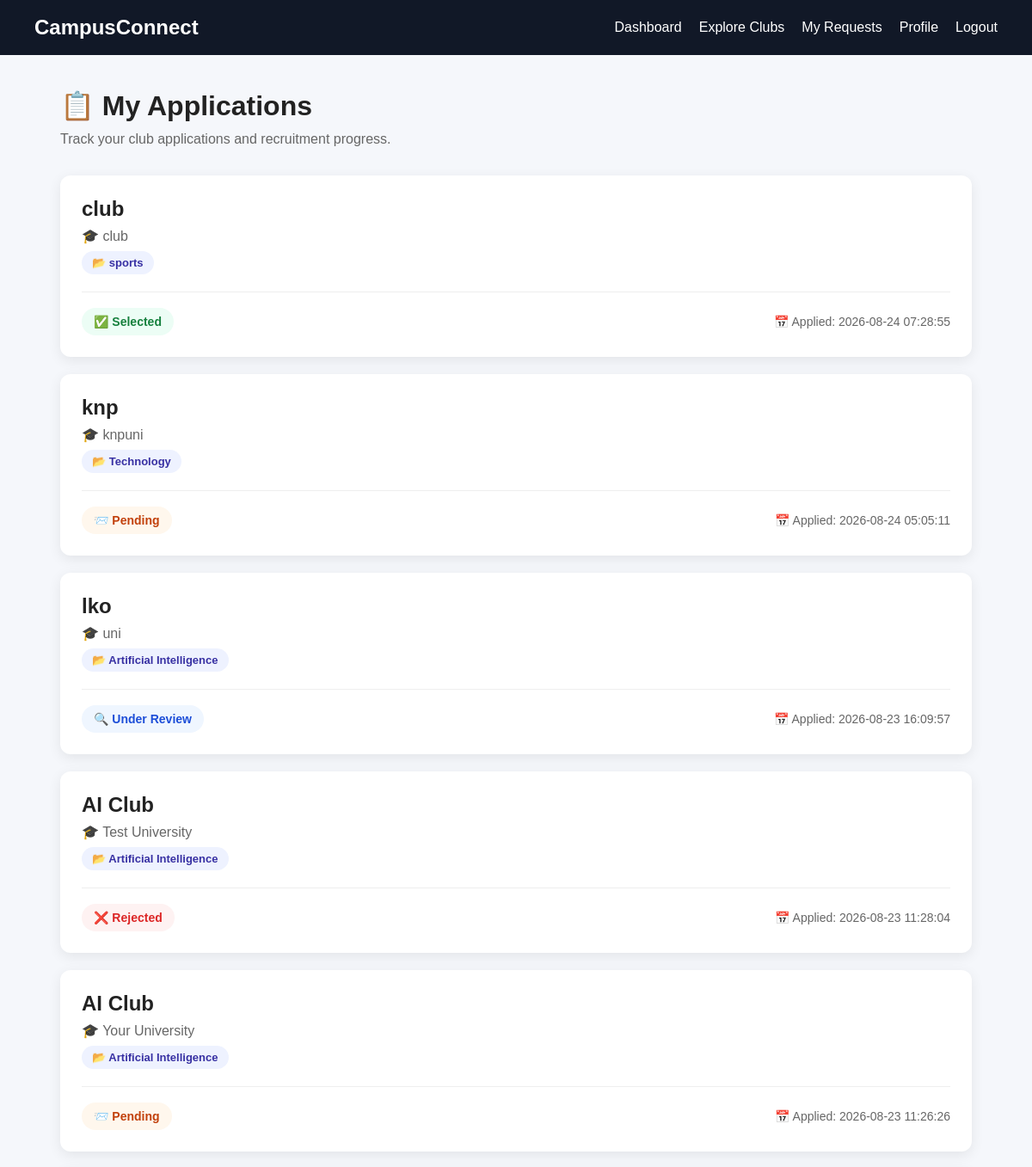
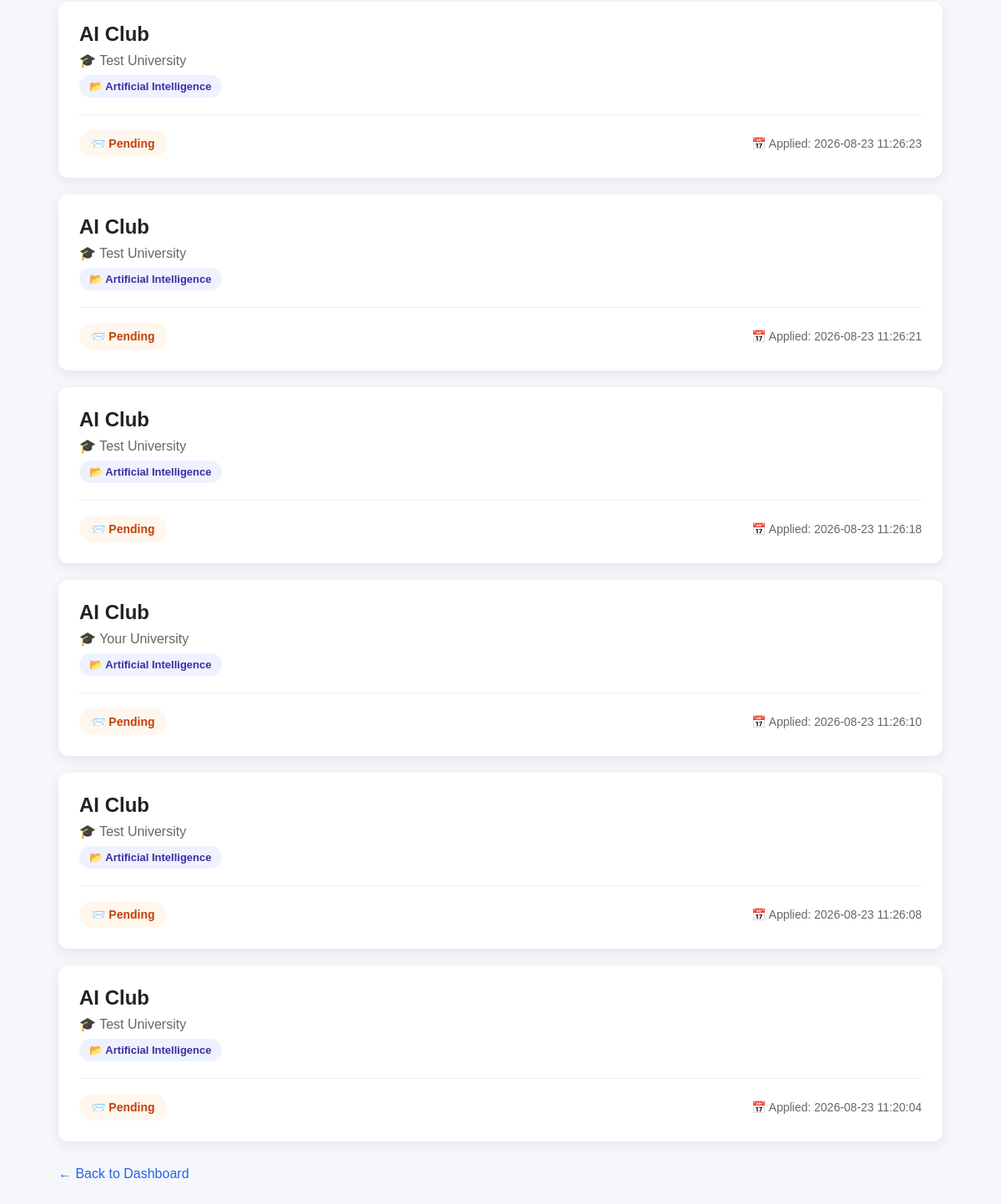
The app's page /student/applications (signed in) with its own data (2 pictures, top to bottom).
### tables this page shows
CREATE TABLE applications (
            id INTEGER PRIMARY KEY AUTOINCREMENT,

            student_id INTEGER NOT NULL,
            club_id INTEGER NOT NULL,

            status TEXT DEFAULT 'Pending',

            applied_at TIMESTAMP DEFAULT CURRENT_TIMESTAMP, skills TEXT DEFAULT '', interests TEXT DEFAULT '', why_join TEXT DEFAULT '', portfolio TEXT DEFAULT '',

            FOREIGN KEY (student_id) REFERENCES users(id),
            FOREIGN KEY (club_id) REFERENCES clubs(id),

            UNIQUE(student_id, club_id)
        );

CREATE TABLE clubs (
            id INTEGER PRIMARY KEY AUTOINCREMENT,
            club_name TEXT NOT NULL,
            university TEXT NOT NULL,
            category TEXT NOT NULL,
            email TEXT UNIQUE NOT NULL,
            password TEXT NOT NULL,
            recruitment_status TEXT DEFAULT 'Open'
        , description TEXT DEFAULT '', benefits TEXT DEFAULT '', notice TEXT DEFAULT '');

### app.py (the view)
@app.route("/student/applications")
def student_applications():
    auth_error = require_student()
    if auth_error:
        return auth_error
    student_id = session["user_id"]
    conn = get_db()
    applications = conn.execute(
        """
        SELECT
            applications.id,
            applications.club_id,
            applications.status,
            applications.applied_at,
            applications.skills,
            applications.interests,
            applications.why_join,
            applications.portfolio,
            clubs.club_name,
            clubs.university,
            clubs.category,
            clubs.recruitment_status
        FROM applications
        JOIN clubs
            ON applications.club_id = clubs.id
        WHERE applications.student_id = ?
        ORDER BY applications.applied_at DESC
        """,
        (student_id,)
    ).fetchall()
    conn.close()
    return render_template(
        "student_applications.html",
        applications=applications
    )

### app.py (called while the page is built)
def student_logged_in():
    return (
        session.get("user_type") == "student"
        and session.get("user_id") is not None
    )

def require_student():
    if not student_logged_in():
        return redirect("/login?type=student")
    return None

### database.py (called while the page is built)
def get_db():
    conn = sqlite3.connect(DATABASE_NAME)
    conn.row_factory = sqlite3.Row
    conn.execute("PRAGMA foreign_keys = ON")
    return conn

### templates/student_applications.html (shortened to what this page needs)
<!DOCTYPE html>
<html lang="en">
<head>
</head>
<body>
    <div class="navbar">
        <h2>
            CampusConnect
        </h2>
        <div class="navbar-links">
            <a href="/student/dashboard">
                Dashboard
            </a>
            <a href="/student/clubs">
                Explore Clubs
            </a>
            <a href="/student/applications">
                My Requests
            </a>
            <a href="/student/profile">
                Profile
            </a>
            <a href="/logout">
                Logout
            </a>
        </div>
    </div>
    <div class="container">
        <div class="header">
            <h1>
                📋 My Applications
            </h1>
            <p>
                Track your club applications and recruitment
                progress.
            </p>
        </div>
        {% if applications %}
            <div class="applications">
                {% for application in applications %}
                    <div class="application-card">
                        <h2>
                            {{ application["club_name"] }}
                        </h2>
                        <div class="university">
                            🎓 {{ application["university"] }}
                        </div>
                        <span class="category">
                            📂 {{ application["category"] }}
                        </span>
                        <div class="info">
                            <div>
                                {% if application["status"] == "Pending" %}
                                    <span class="status pending">
                                        📨 Pending
                                    </span>
                                {% elif application["status"] == "Under Review" %}
                                    <span class="status review">
                                        🔍 Under Review
                                    </span>
                                {% elif application["status"] == "Eligible for Test" %}
                                    <span class="status test">
                                        🧪 Eligible for Test
                                    </span>
                                {% elif application["status"] == "Eligible for Interview" %}
                                    <span class="status interview">
                                        🎤 Eligible for Interview
                                    </span>
                                {% elif application["status"] == "Selected" %}
                                    <span class="status selected">
                                        ✅ Selected
                                    </span>
                                {% elif application["status"] == "Rejected" %}
                                    <span class="status rejected">
                                        ❌ Rejected
                                    </span>
                                {% else %}
                                    <span class="status">
                                        {{ application["status"] }}
                                    </span>
                                {% endif %}
                            </div>
                            <div class="date">
                                📅 Applied:
                                {{ application["applied_at"] }}
                            </div>
                        </div>
                    </div>
                {% endfor %}
            </div>
        {% endif %}
        <a
            href="/student/dashboard"
            class="back"
        >
            ← Back to Dashboard
        </a>
    </div>
</body>
</html>

### templates/student_applications.html (style rules this page uses)
* { box-sizing: border-box; }
body { margin: 0; font-family: Arial, sans-serif; background: #f5f7fb; color: #222; }
.navbar { background: #111827; color: white; padding: 18px 40px; display: flex; justify-content: space-between; align-items: center; }
.navbar h2 { margin: 0; }
.navbar-links { display: flex; gap: 20px; align-items: center; }
.navbar a { color: white; text-decoration: none; }
.container { max-width: 1100px; margin: 40px auto; padding: 0 20px; }
.header { margin-bottom: 30px; }
.header h1 { margin-bottom: 8px; }
.header p { color: #666; margin: 0; line-height: 1.5; }
.applications { display: grid; gap: 20px; }
.application-card { background: white; padding: 25px; border-radius: 12px; box-shadow: 0 4px 15px rgba(0, 0, 0, 0.08); }
.application-card h2 { margin-top: 0; margin-bottom: 8px; }
.university { color: #666; margin-bottom: 8px; }
.category { display: inline-block; padding: 6px 12px; border-radius: 20px; background: #eef2ff; color: #3730a3; font-size: 13px; font-weight: bold; }
.info { display: flex; justify-content: space-between; align-items: center; gap: 20px; margin-top: 20px; padding-top: 18px; border-top: 1px solid #eee; }
.date { color: #666; font-size: 14px; }
.status { display: inline-block; padding: 8px 14px; border-radius: 20px; font-size: 14px; font-weight: bold; }
.pending { background: #fff7ed; color: #c2410c; }
.review { background: #eff6ff; color: #1d4ed8; }
.selected { background: #ecfdf5; color: #15803d; }
.rejected { background: #fef2f2; color: #dc2626; }
.back { display: inline-block; margin-top: 30px; color: #2563eb; text-decoration: none; }

### records on screen
applications: club_name "club", university "club", category "sports", status "✅ Selected", applied_at "2026-08-24 07:28:55"
applications: club_name "knp", university "knpuni", category "Technology", status "📨 Pending", applied_at "2026-08-24 05:05:11"
applications: club_name "lko", university "uni", category "Artificial Intelligence", status "🔍 Under Review", applied_at "2026-08-23 16:09:57"
applications: club_name "AI Club", university "Test University", category "Artificial Intelligence", status "❌ Rejected", applied_at "2026-08-23 11:28:04"
applications: club_name "AI Club", university "Your University", category "Artificial Intelligence", status "📨 Pending", applied_at "2026-08-23 11:26:26"
applications: club_name "AI Club", university "Test University", category "Artificial Intelligence", status "📨 Pending", applied_at "2026-08-23 11:26:23"
applications: club_name "AI Club", university "Test University", category "Artificial Intelligence", status "📨 Pending", applied_at "2026-08-23 11:26:21"
applications: club_name "AI Club", university "Test University", category "Artificial Intelligence", status "📨 Pending", applied_at "2026-08-23 11:26:18"
applications: club_name "AI Club", university "Your University", category "Artificial Intelligence", status "📨 Pending", applied_at "2026-08-23 11:26:10"
applications: club_name "AI Club", university "Test University", category "Artificial Intelligence", status "📨 Pending", applied_at "2026-08-23 11:26:08"
applications: club_name "AI Club", university "Test University", category "Artificial Intelligence", status "📨 Pending", applied_at "2026-08-23 11:20:04"
